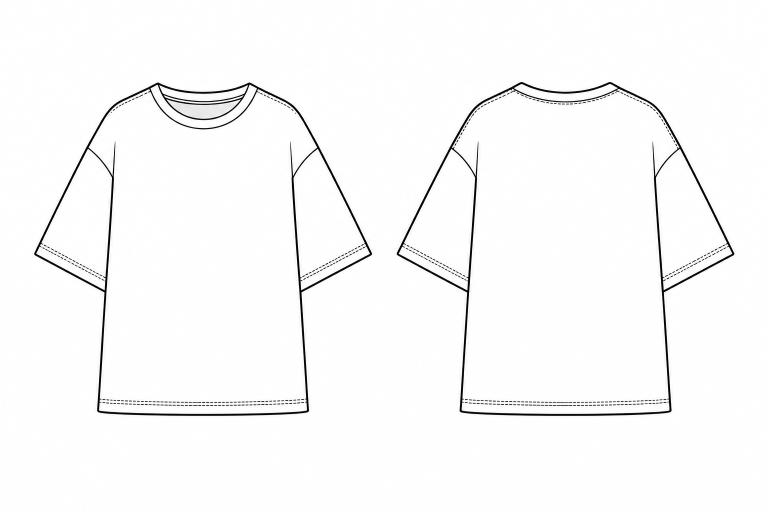
#> input picture scripts/collar/refs/oversized-reference/master-front-back.png, 1536 x 1024 px (shown at 1/2 size)
$ python build_oversized_reference.py
#> lines starting #> are read from the running program, lines starting #| are printed output that depends on the picture; after the words box and inside, x2 and y2 are one past the last pixel; in counts of white or black regions, pixels touching at a corner belong together
"""Build Oversized parts from the raster flat; all SVG curves come from Potrace."""
from pathlib import Path
import json, math
import cv2, numpy as np, potrace
from PIL import Image, ImageEnhance
ROOT=Path(__file__).resolve().parents[2]
REF=Path(__file__).parent/'refs/oversized-reference'
source=Image.open(REF/'master-front-back.png').convert('RGB')
#> source is the input picture: PIL image 1536x1024 RGB; mean R, G, B 249.4, 249.3, 249.4
counts=[]
trace_cache={}
def trace(mask):
    key=mask.tobytes()
    if key in trace_cache:return trace_cache[key]
    ys,xs=np.where(mask)
    if not len(xs):return '',0
    ox,oy=max(0,int(xs.min())-2),max(0,int(ys.min())-2)
    cropped=mask[oy:min(mask.shape[0],int(ys.max())+3),ox:min(mask.shape[1],int(xs.max())+3)]
    big=cv2.resize(cropped.astype('uint8'),None,fx=3,fy=3,interpolation=cv2.INTER_NEAREST)>0
    bitmap=potrace.Bitmap(big); bitmap.invert() # Bitmap constructor reverses the input.
    paths=bitmap.trace(turdsize=4,turnpolicy=potrace.POTRACE_TURNPOLICY_MINORITY,alphamax=1.,opticurve=True,opttolerance=.2)
    pieces=[]
    def pt(p): return f'{p.x/3+ox:.3f},{p.y/3+oy:.3f}'
    for curve in paths:
        d='M'+pt(curve.start_point)
        for s in curve:
            if s.is_corner:d+='L'+pt(s.c)+'L'+pt(s.end_point)
            else:d+='C'+pt(s.c1)+' '+pt(s.c2)+' '+pt(s.end_point)
        pieces.append(d+'Z')
    result=''.join(pieces),len(pieces)
    trace_cache[key]=result
    return result
# Keep the original raster dimensions in the reference SVG. Production uses the
# same shared traced sleeve family for all fits, registered as a whole construction.
rgb=ImageEnhance.Contrast(source).enhance(1.35)
lum=np.asarray(rgb.convert('L'),dtype=float)
alpha=(np.clip((246-lum)/(246-120),0,1)*255).astype('uint8')
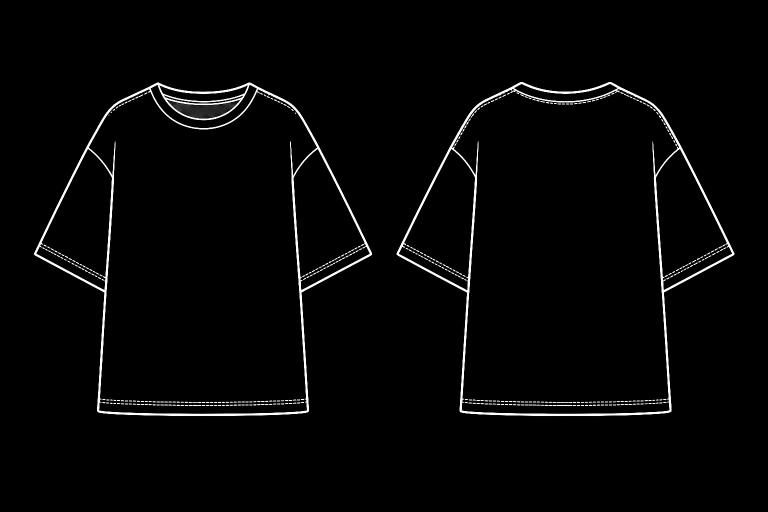
#> alpha: shape (1024, 1536) (shown at 1/2 size); min 0, max 255, mean 5.8
rgba=np.zeros((*alpha.shape,4),np.uint8);rgba[:,:,3]=alpha
Image.fromarray(rgba).save(REF/'master-keyed.png')
d,n=trace(alpha>=128)
#> in trace, `ys,xs=np.where(mask)`:
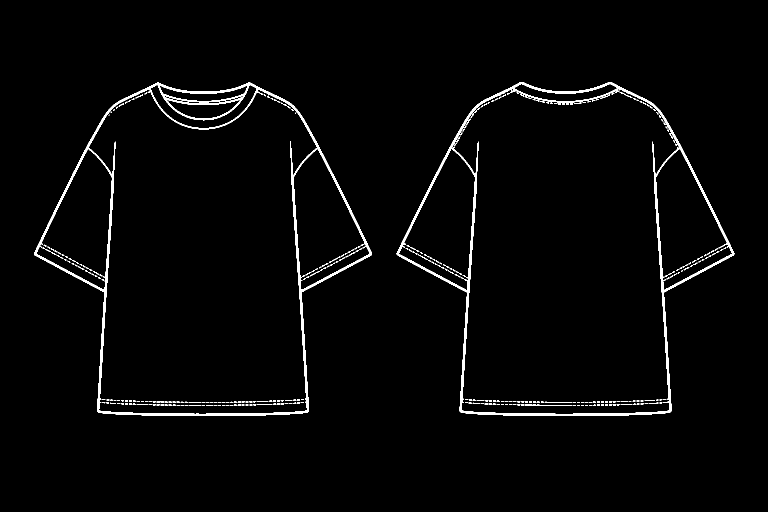
#> mask: shape (1024, 1536) bool (shown at 1/2 size); 2.2% white; 383 white regions (358 under 20 px), largest, box (x1, y1, x2, y2) and area: (68, 165, 744, 832) 15739, (793, 164, 1469, 832) 13874, (1050, 809, 1144, 812) 173
#> in trace, `ox,oy=max(0,int(xs.min())-2),max(0,int(ys.min())-2)`: ox = 66; oy = 162
#> in trace, `cropped=mask[oy:min(mask.shape[0],int(ys.max())+3),ox:min(mask.shape[1..`:
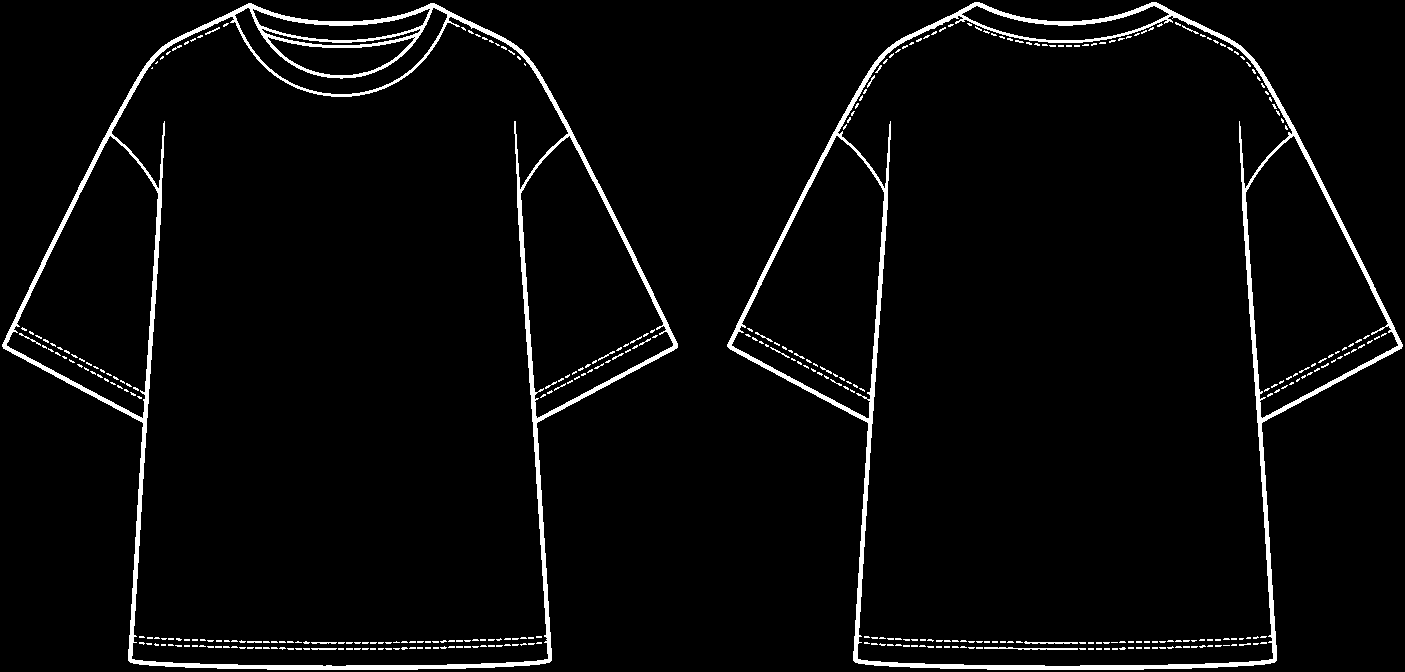
#> cropped: shape (672, 1405) bool; 3.7% white; 383 white regions (358 under 20 px), largest, box (x1, y1, x2, y2) and area: (2, 3, 678, 670) 15739, (727, 2, 1403, 670) 13874, (984, 647, 1078, 650) 173
#> in trace, `big=cv2.resize(cropped.astype('uint8'),None,fx=3,fy=3,interpolation=cv..`: big: shape (2016, 4215) bool; 3.7% white; 383 white regions, largest, box (x1, y1, x2, y2) and area: (6, 9, 2034, 2010) 141651, (2181, 6, 4209, 2010) 124866, (2952, 1941, 3234, 1950) 1557
#> (the run stopped early here; a loop or call above may not have finished)
